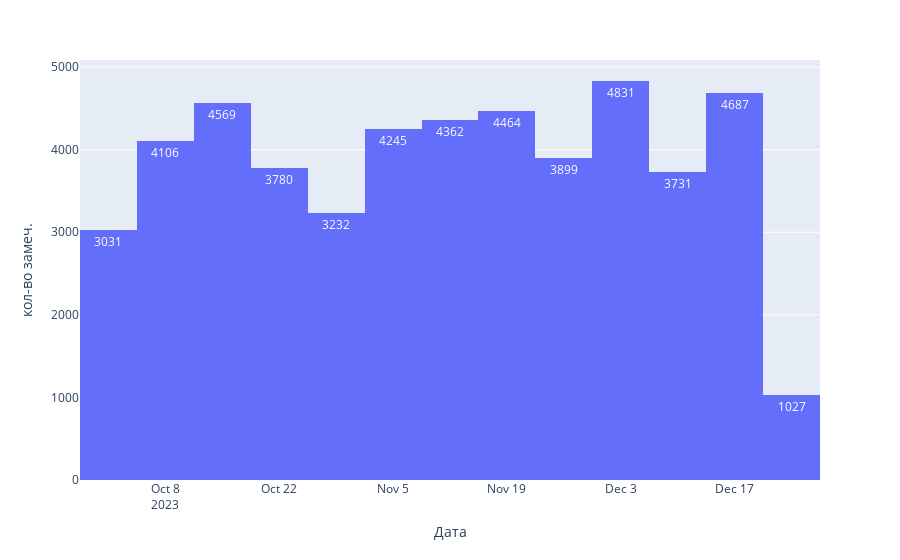

Notebook code cell kept with this figure:
### Code cell
fig = px.histogram(dfg5, x='Дата', y='кол-во замеч', text_auto = True, nbins = 15)
# fig.update_layout(xaxis = {"categoryorder":"кол-во замеч"}) 
fig.layout.yaxis.title.text = 'кол-во замеч.'
fig.update_layout(yaxis = {"categoryorder":"total ascending"})
fig.show()
# fig.write_html("fio.html")
fig.write_image("date.svg", width=1200, height=600, scale=2)
fig.write_image("date.png", width=1200, height=600, scale=2)
